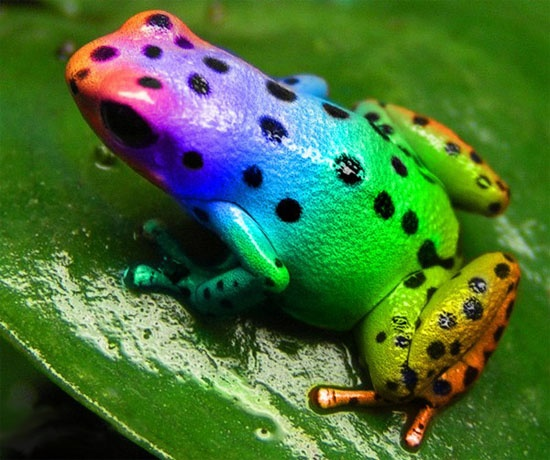
#> input picture MLBasics/frog.png, 550 x 460 px
$ jupyter execute Kmean_Algorithm.ipynb   (shell and % lines are left out)
#> lines starting #> are read from the running program, lines starting #| are printed output that depends on the picture
[cell 1]
from sklearn.datasets import load_iris
import matplotlib.pyplot as plt

[cell 2]
iris_obj = load_iris()
iris_data = iris_obj.data
species = iris_obj.target
iris_data[:5,:]

[cell 3]
plt.scatter(iris_data[:, 0], iris_data[:, 1], c=species, cmap=plt.cm.brg)
plt.xlabel("Sepal Length")
plt.ylabel("Sepal Width")
plt.show()
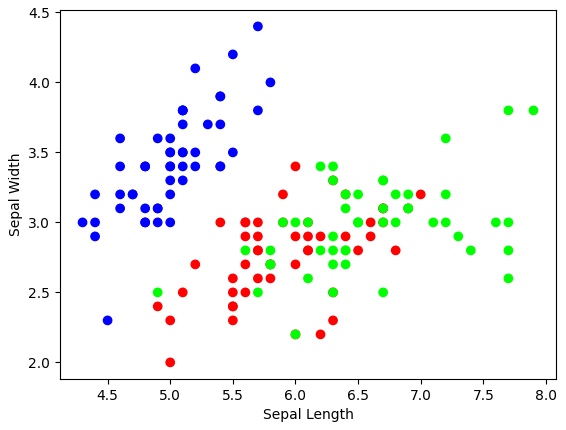
#> figure drawn by matplotlib, 1 panel

[cell 4]
from sklearn.cluster import KMeans

[cell 5]
irisclust = KMeans(n_clusters=3, init='random')    # Three clusters with cluster centers chosen as random dataset points
irisclust.fit(iris_data)
irisclust.cluster_centers_    # The coordinates of cluster centers

[cell 6]
# Visualizing the clustering
plt.scatter(iris_data[:, 0], iris_data[:, 1], c=irisclust.predict(iris_data), cmap=plt.cm.brg)
plt.scatter(irisclust.cluster_centers_[:, 0], irisclust.cluster_centers_[:, 1],
            c=irisclust.predict(irisclust.cluster_centers_), cmap=plt.cm.brg, marker='^', s=200,
            edgecolors='k')
plt.xlabel("Sepal Length")
plt.ylabel("Sepal Width")
plt.show()
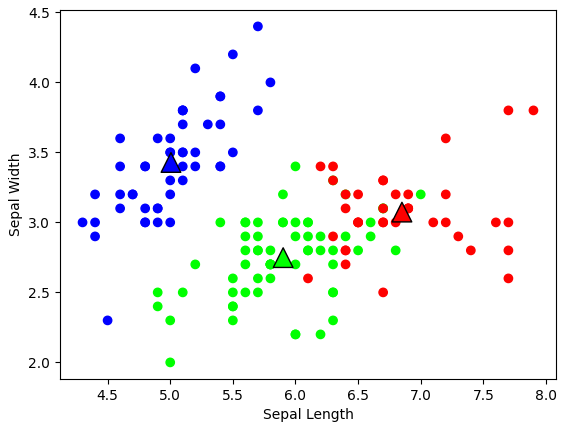
#> figure drawn by matplotlib, 1 panel

## Image Compression with K-Means

[cell 7]
from sklearn.datasets import load_sample_image
from PIL import Image
import numpy as np

[cell 8]
frog = np.array(Image.open("frog.png").convert("RGB")) / 255    # The last division to force numbers to be in [0,1]

[cell 9]
frog.shape
#> Out = (460, 550, 3)

[cell 10]
frog[:5, :5, 0]
#> Out = [[0.098, 0.0627, 0.0667, 0.0863, 0.0902], [0.0863, 0.0471, 0.051, 0.0745, 0.0784], [0.0941, 0.0549, 0.0667, 0.0902, 0.0824], [0.125, 0.0863, 0.098, 0.122, 0.106], [0.145, 0.118, 0.125, 0.145, 0.125]]

[cell 11]
frog[:5, :5, 1]
#> Out = [[0.118, 0.0824, 0.0863, 0.11, 0.106], [0.106, 0.0706, 0.0745, 0.098, 0.0941], [0.118, 0.0824, 0.0824, 0.11, 0.0941], [0.157, 0.118, 0.118, 0.145, 0.122], [0.165, 0.137, 0.149, 0.173, 0.153]]

[cell 12]
frog[:5, :5, 2]
#> Out = [[0.0941, 0.0549, 0.0588, 0.0627, 0.051], [0.0784, 0.0314, 0.0275, 0.0431, 0.0275], [0.0627, 0.0196, 0.0157, 0.0314, 0.0118], [0.0745, 0.0353, 0.0314, 0.0431, 0.0235], [0.0784, 0.0471, 0.0471, 0.051, 0.0314]]

[cell 13]
plt.imshow(frog)

[cell 14]
def kmeans_compression(img, n_clusters):
    """Recolors an image when colors are clustered using the k-means algorithm"""
#> called with n_clusters = 10
    h, w, d = img.shape
#> h = 460; w = 550; d = 3
    assert d == 3
    img_data = img.reshape(h * w, d)    # The new array should have a row per pixel
    img_clust = KMeans(n_clusters=n_clusters, init='random').fit(img_data)    # The actual k-means clustering step
    centroids = img_clust.cluster_centers_    # The RGB (normalized) values for the new pixels
#> centroids = [[0.717, 0.616, 0.922], [0.0953, 0.79, 0.171], [0.296, 0.471, 0.107], [0.0713, 0.11, 0.051], [0.476, 0.616, 0.374], [0.164, 0.144, 0.699], [0.697, 0.597, 0.115], [0.752, 0.802, 0.599], [0.16, 0.761, 0.798], [0.178, 0.38, 0.0494]]
    clust_pixels = img_clust.predict(img_data)    # Which pixel gets which new value
    new_img_data = centroids[clust_pixels]
    return new_img_data.reshape(h, w, d)
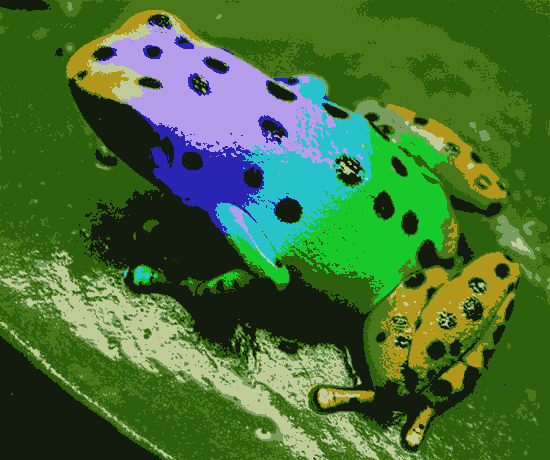
#> returned value: shape (460, 550, 3) float64; mean of channels 0, 1, 2 0.277, 0.438, 0.214; drawn as R, G, B
